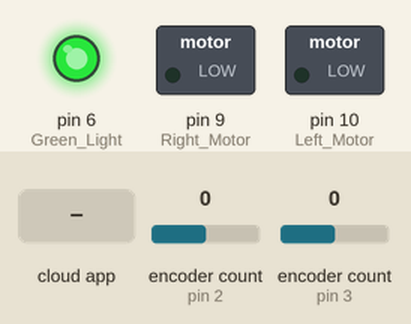
A sketch run on a simulated Arduino Uno, built with avr-gcc and run on an emulated ATmega328P. Parts: switched loads named in the sketch (green lamp = pin HIGH), output pins drawn as LEDs (lit = HIGH). The inputs (shaded band) are chosen by the test bench; at power-on: encoder count (sensors on pin 2, pin 3) 0. The ROS host is connected and sends only what is stated.

Above: at 1.2 s.
1.3 s: the phone or cloud app sets Duty_Cycle_Left to -100
At 2.5 s:
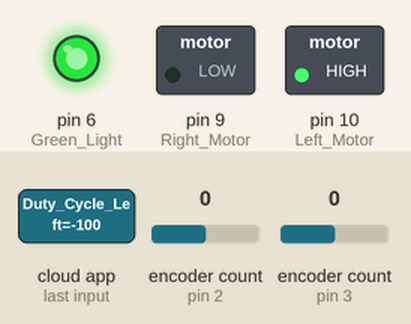
2.8 s: the phone or cloud app sets Duty_Cycle_Right to -100
At 3.7 s:
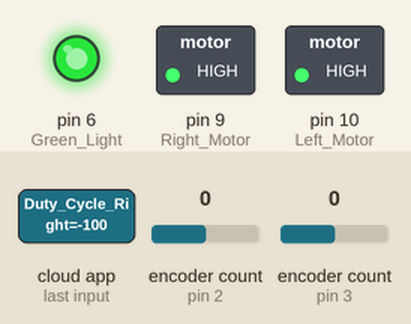
4.3 s: the phone or cloud app sets Light to 0
At 4.9 s:
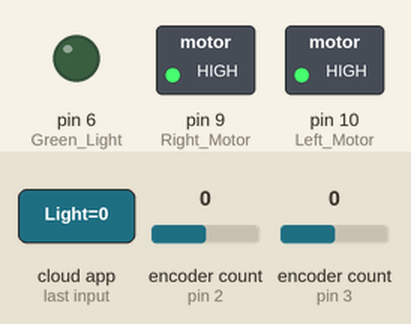
5.8 s: the phone or cloud app sets Duty_Cycle_Left to 0
At 7.0 s:
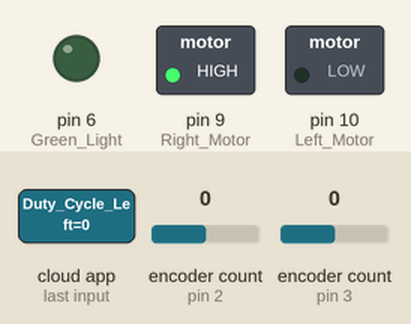
7.3 s: the phone or cloud app sets Duty_Cycle_Right to 0
At 8.4 s:
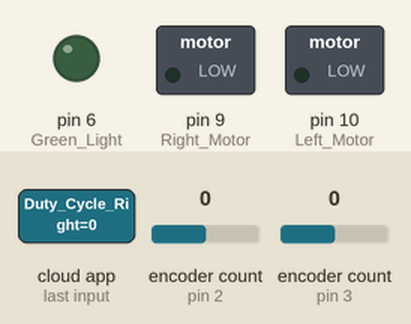
8.8 s: the phone or cloud app sets Duty_Cycle_Left to 100
At 9.5 s:
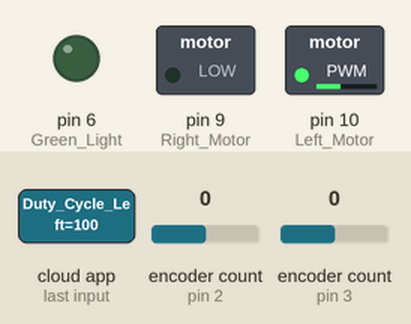
Timing chart, 0 to 11.3 s (numbered marks = the images above; inputs shaded):
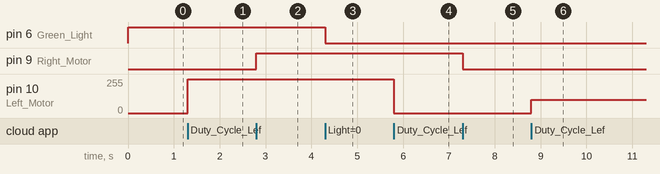

The sketch:

odom_enclib_andpwm.ino
```cpp
#include <ros.h>
#include <std_msgs/Int16.h>
#include <std_msgs/Float32.h>
#include <Encoder.h>

Encoder right(3, 19);
Encoder left(2, 18);

std_msgs::Int16 left_ticks_number;
std_msgs::Int16 right_ticks_number;
// Init the publishers
ros::Publisher left_pub("left_ticks", &left_ticks_number);
ros::Publisher right_pub("right_ticks", &right_ticks_number);

const int Left_Motor = 10;
const int Right_Motor = 9;
const int Green_Light = 6;

long positionLeft  = -999;
long positionRight = -999;

ros::NodeHandle nh_arduino; // Initiated the node handle

void duty_left (const std_msgs::Float32& duty_cycle_L){
  analogWrite(Left_Motor, duty_cycle_L.data); // accessign the data within the
  // UInt16 wrapper
}

void duty_right (const std_msgs::Float32& duty_cycle_R){
  analogWrite(Right_Motor, duty_cycle_R.data);
}

void light (const std_msgs::Int16& light){
  if( light.data == 1 ){
    digitalWrite(Green_Light, HIGH);
  }
  else digitalWrite(Green_Light, LOW);
}

ros::Subscriber<std_msgs::Float32> sub_D_L("Duty_Cycle_Left", duty_left);
ros::Subscriber<std_msgs::Float32> sub_D_R("Duty_Cycle_Right", duty_right);
ros::Subscriber<std_msgs::Int16> sub_L("Light", light);


void setup() {
  pinMode(Left_Motor, OUTPUT);
  pinMode(Right_Motor, OUTPUT);
  pinMode(Green_Light, OUTPUT);
  digitalWrite(Green_Light, HIGH);

  nh_arduino.initNode();
  nh_arduino.subscribe(sub_D_L);
  nh_arduino.subscribe(sub_D_R);
  nh_arduino.subscribe(sub_L);
  nh_arduino.advertise(left_pub);
  nh_arduino.advertise(right_pub);
}

void loop() {
  long newLeft, newRight;
  newLeft = left.read();
  newRight = right.read();
  if (newLeft != positionLeft || newRight != positionRight) {
    left_ticks_number.data = newLeft;
    right_ticks_number.data = newRight;
    positionLeft = newLeft;
    positionRight = newRight;
  }

  left_pub.publish(&left_ticks_number);
  right_pub.publish(&right_ticks_number);

  nh_arduino.spinOnce();
}
```

Measured:
- after the input at 1.3 s, pin 10 (Left_Motor): 0/255 → 255/255 at once
- after the input at 2.8 s, pin 9 (Right_Motor): LOW → HIGH at once
- after the input at 4.3 s, pin 6 (Green_Light): HIGH → LOW at once
- after the input at 5.8 s, pin 10 (Left_Motor): 255/255 → 0/255 at once
- after the input at 7.3 s, pin 9 (Right_Motor): HIGH → LOW at once
- after the input at 8.8 s, pin 10 (Left_Motor): 0/255 → 100/255 at once
